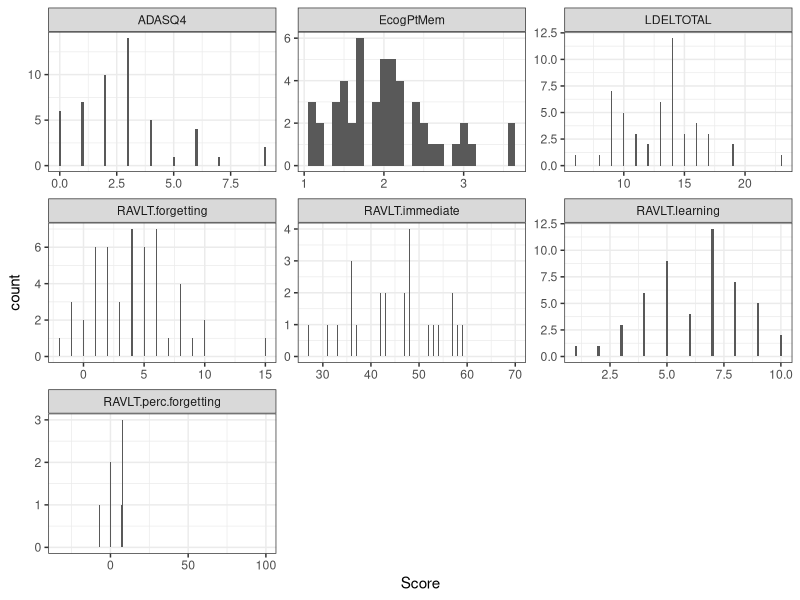

Generate this figure with R: (Note: this script raises an error after producing the figure.)
## ---- chunk 1
knitr::opts_chunk$set(echo = TRUE)
## ---- chunk 2
library(modelr)
library(tidyverse)
# library(mmr)

theme_set(theme_bw())
## ---- chunk 3
df.mmr <- read.csv("../data/testadni.csv", sep=";")
## ---- chunk 4
df.mmr <- df.mmr %>%
  rename(ID = X, 
         Gender = PTGENDER,
         Education = PTEDUCAT, 
         Age = AGE)
## ---- chunk 5
demographics <- c("ID", "Gender", "Education", "Age")
markers <- c("AV45", "FDG")
complaint <- c("EcogPtMem")
memory <- c("RAVLT.immediate", "RAVLT.learning",
            "RAVLT.forgetting", "RAVLT.perc.forgetting",
            "ADASQ4", "LDELTOTAL")
## ---- chunk 6
df.mmr %>% select(complaint, memory) %>%
  gather(key = "Measure", value = "Score", c(complaint, memory)) %>%
  ggplot(aes(x = Score)) + geom_histogram(binwidth = 0.1) +
  facet_wrap(~ Measure, scales = 'free')
## ---- chunk 7
linear <- c("EcogPtMem", "RAVLT.immediate", "RAVLT.forgetting", "RAVLT.perc.forgetting", "ADASQ4")
# logistic <- c() # If logistic use
binomial <- tibble(tests = c("RAVLT.learning", "LDELTOTAL"), # Measures that will be considered as binomial
                   max = c(75, 25)) # Max scores of above measures (in the same order)
## ---- chunk 8
df.mmr <- mmr.build(mem = memory, comp = complaint, vect.linear = linear, vect.binomial = binomial, df = df.mmr)
## ---- chunk 9
df.mmr %>% select(demographics, markers, Memory, Complaint, MMR, ACDC)
